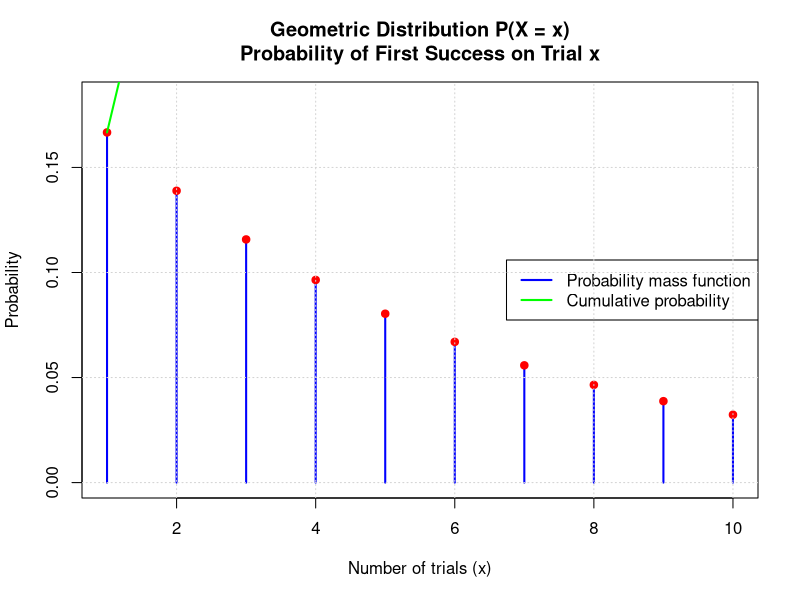
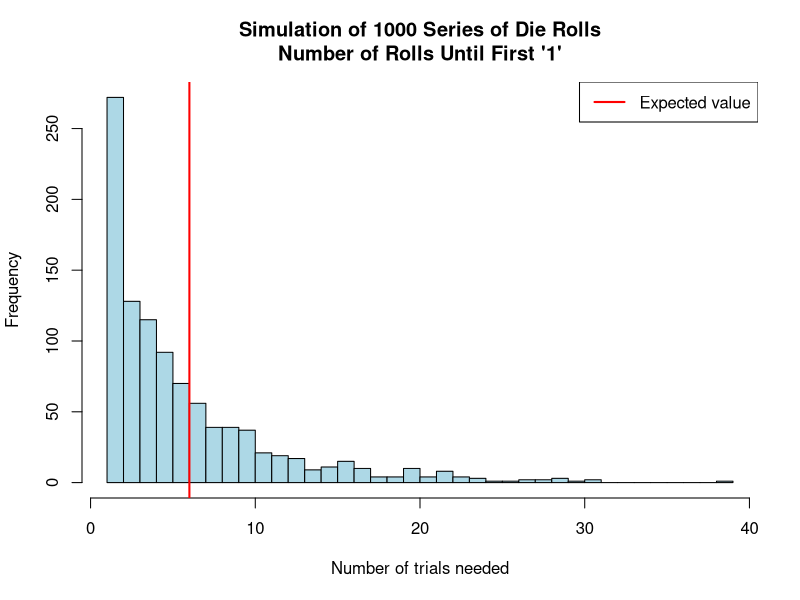

Here is the R script that generated these plots, in order:
# Geometric Distribution Examples G(p)

# Example: Rolling a die until getting a '1'
p <- 1/6  # probability of success (getting a '1')

# Calculate probabilities for first 10 trials
x <- 1:10
prob_x <- dgeom(x-1, p)  # x-1 because dgeom counts failures before success

# Print probabilities for first few trials
for(i in 1:10) {
    print(paste("P(X =", i, ") =", round(prob_x[i], 4)))
}

# Expected value E(X) = 1/p
expected_value <- 1/p
print(paste("Expected number of trials:", round(expected_value, 2)))

# Variance V(X) = (1-p)/p^2
variance <- (1-p)/p^2
print(paste("Variance:", round(variance, 2)))
print(paste("Standard deviation:", round(sqrt(variance), 2)))

# Create PNG plot of probability mass function
png("geometric_distribution.png", width=800, height=600)

# Plot probability mass function
plot(x, prob_x, type="h", 
     lwd=2,
     col="blue",
     main="Geometric Distribution P(X = x)\nProbability of First Success on Trial x",
     xlab="Number of trials (x)",
     ylab="Probability",
     ylim=c(0, max(prob_x)*1.1))
points(x, prob_x, pch=19, col="red")

# Add cumulative probabilities
cum_prob <- pgeom(x-1, p)
lines(x, cum_prob, col="green", lwd=2)

# Add legend
legend("right", 
       legend=c("Probability mass function", "Cumulative probability"),
       col=c("blue", "green"),
       lwd=c(2,2))

# Add grid
grid()

dev.off()

# Calculate some interesting probabilities
# P(X ≤ 5) - Probability of success within first 5 trials
prob_within_5 <- pgeom(4, p)  # 4 because we count failures before success
print(paste("Probability of success within first 5 trials:", round(prob_within_5, 4)))

# P(X > 10) - Probability of needing more than 10 trials
prob_more_than_10 <- 1 - pgeom(9, p)
print(paste("Probability of needing more than 10 trials:", round(prob_more_than_10, 4)))

# Generate random samples from geometric distribution
n_samples <- 1000
samples <- rgeom(n_samples, p) + 1  # +1 to count the success trial

# Create PNG plot of simulation
png("geometric_simulation.png", width=800, height=600)

# Plot histogram of samples
hist(samples, 
     breaks=30,
     col="lightblue",
     main="Simulation of 1000 Series of Die Rolls\nNumber of Rolls Until First '1'",
     xlab="Number of trials needed",
     ylab="Frequency")

# Add vertical line for expected value
abline(v=expected_value, col="red", lwd=2)
legend("topright", 
       legend="Expected value",
       col="red",
       lwd=2)

dev.off()

# Print simulation results
print(paste("Mean of simulation:", round(mean(samples), 2)))
print(paste("Variance of simulation:", round(var(samples), 2))) 